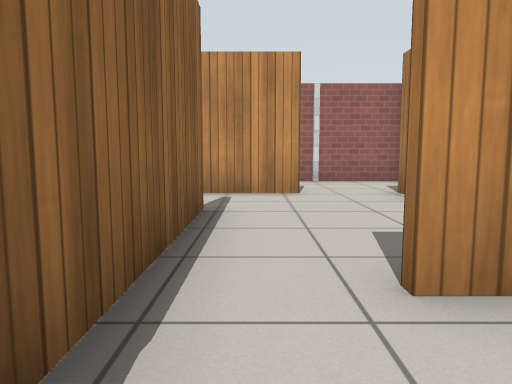
[1] (above)

23 first-person views from a walk through a Gazebo world. The camera is 0.72 m above the floor, tilts 6° down and sees 70° across. The floor is counted in squares, 1 m on a side. Each view is taken from the middle of a square. On the plan, view 1 faces up. The plan holds only what a view shows up to about 11 squares ahead; the rest is blank. Simple patterns stand in for the simulator's built-in surfaces.

[2]
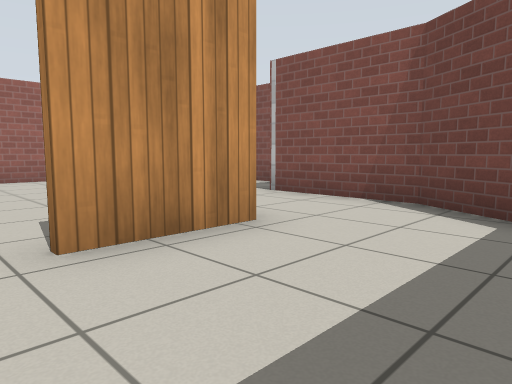

[3]
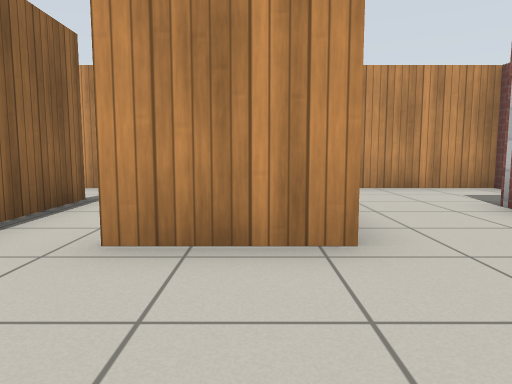

[4]
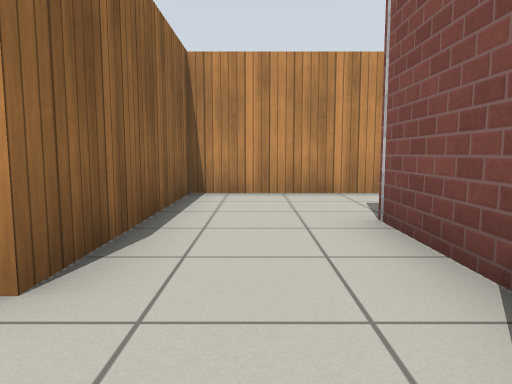

[5]
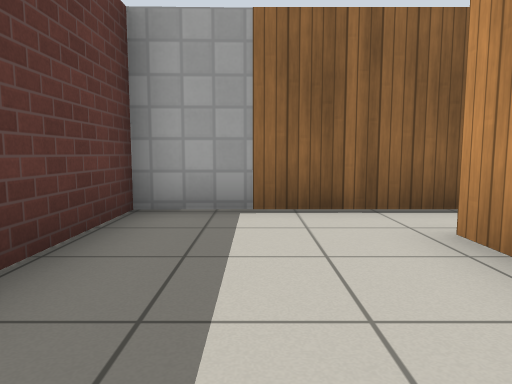

[6]
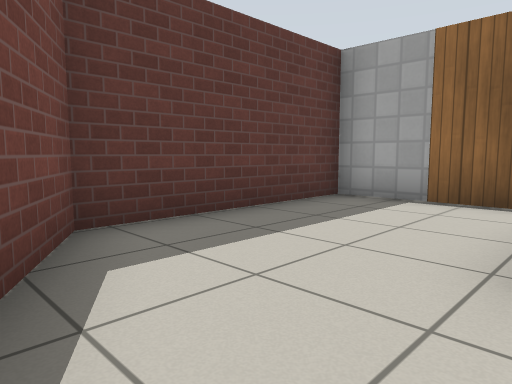

[7]
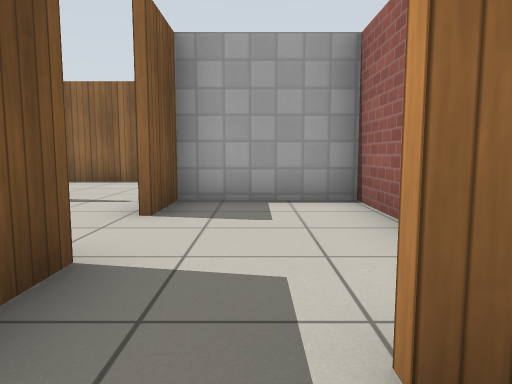

[8]
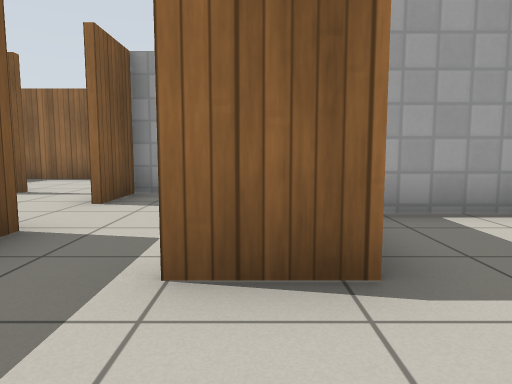

[9]
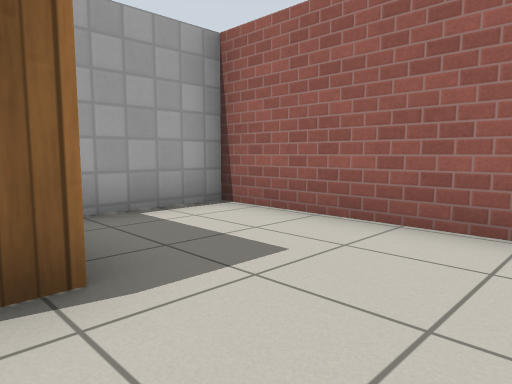

[10]
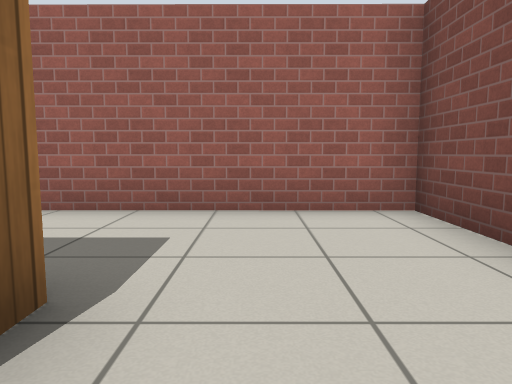

[11]
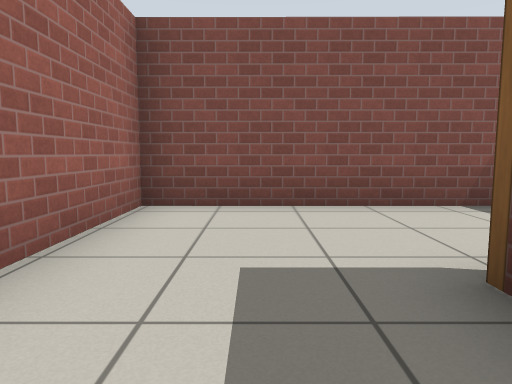

[12]
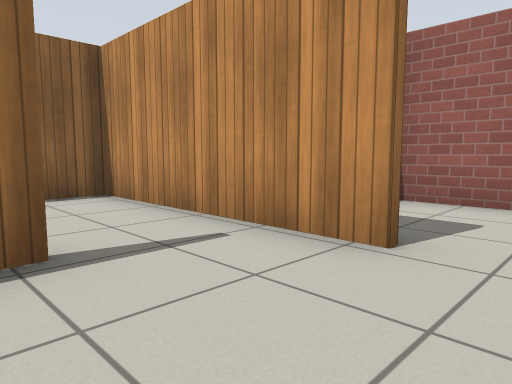

[13]
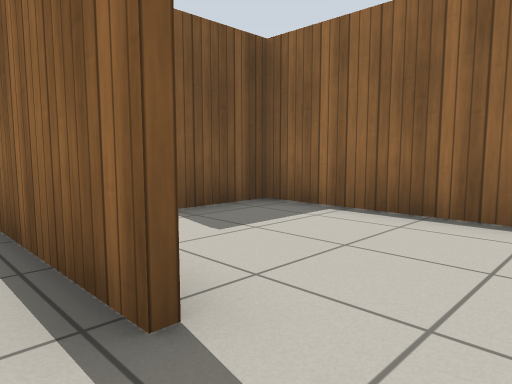

[14]
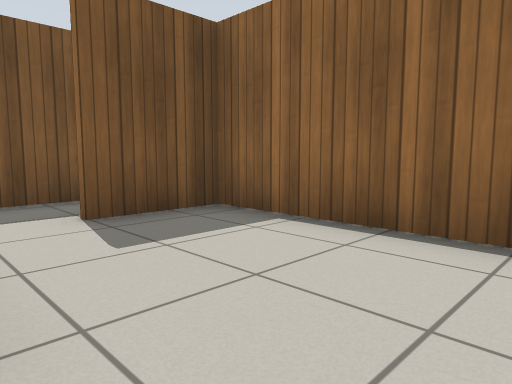

[15]
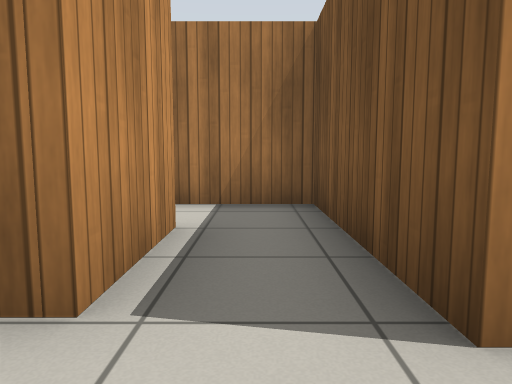

[16]
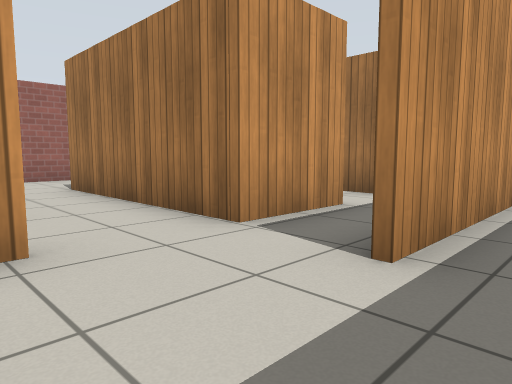

[17]
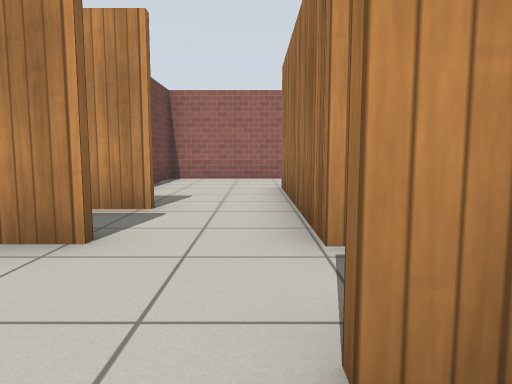

[18]
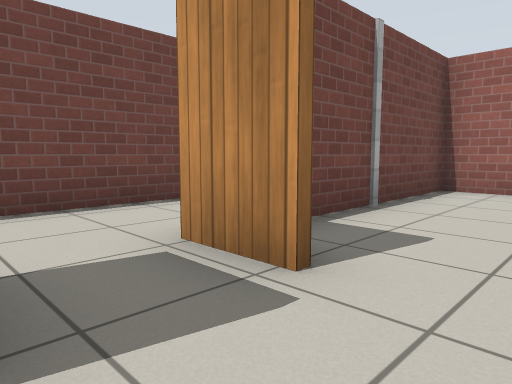

[19]
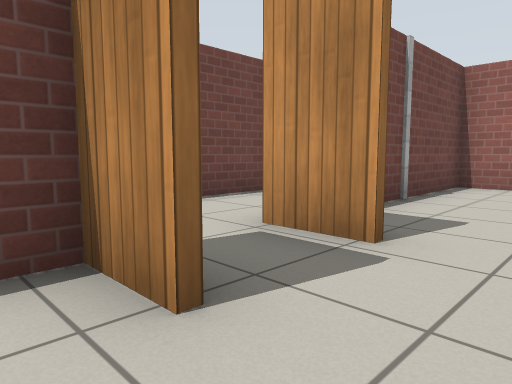

[20]
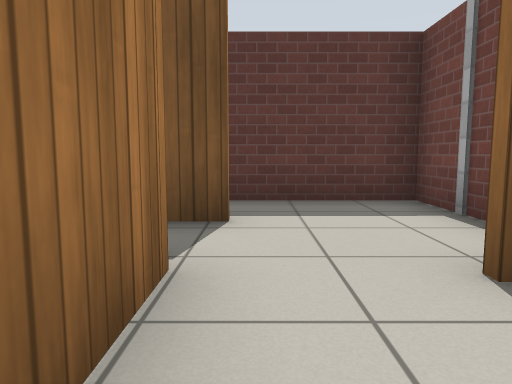

[21]
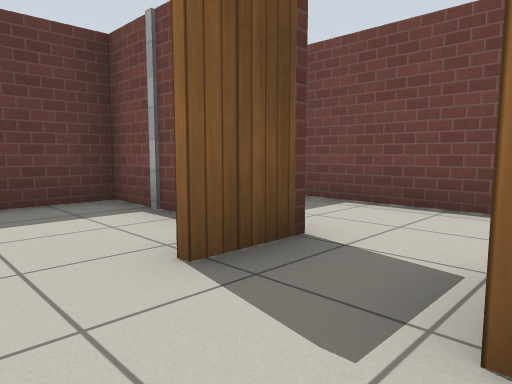

[22]
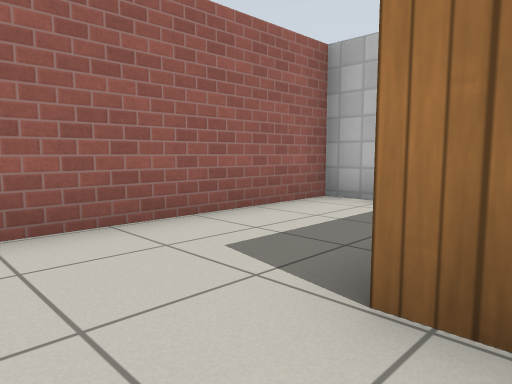

[23]
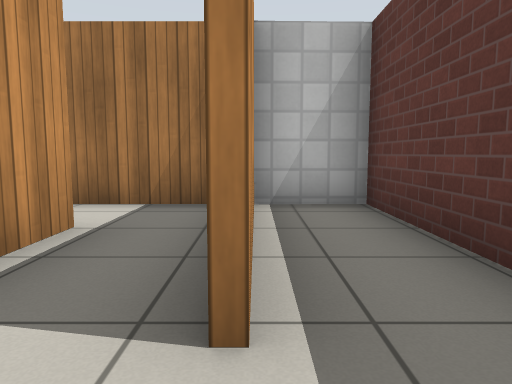

### Floor plan
Points are (right, up) in squares from view 1. A wall is a line through its corners. A room is listed if a view was taken in it or the views show most of it. See-through windows are left out.
Room 1 (views 1, 2, 3, 4, 5, 6)
walls: (7, 5.4) (7, 6.9); (-0.7, 2.5) (-0.7, -1.6); (7, 6.6) (2.8, 6.6) (2.8, 1.8) (0.7, 1.8); (-1.1, -1.6) (3.8, -1.6) (5.3, 1.1) (5.3, 4)
ways out: opening at (0, 2) to room 4
Room 2 (views 7, 10)
walls: (2.6, 6.4) (2.6, 6.8) (3.4, 6.8); (3.7, 9.6) (-0.7, 9.6) (-0.7, 6.8) (0.9, 6.8); (7, 6.9) (7, 8.4)
ways out: opening at (5.5, 9.5) to room 3; opening at (1.5, 7) to room 4
Room 3 (views 8, 9, 11)
walls: (4, 9.7) (4, 8.4); (7, 8.4) (7, 12.6) (1.6, 12.6) (1.6, 10.5)
ways out: opening at (5.5, 9.5) to room 2
Room 4 (views 12, 13, 14)
walls: (0.9, 6.6) (-1.6, 6.6); (-0.7, 4.7) (-0.7, 2.5)
ways out: opening at (0, 2) to room 1; opening at (1.5, 7) to room 2; opening at (-1, 5.5) to room 8
Room 5 (views 15, 18, 19)
walls: (-6.3, 1.8) (-7.5, 1.8) (-7.5, 0.6)
ways out: opening at (-5.5, 0) to room 6; opening at (-5.5, 2) to room 7; opening at (-3.5, 1) to room 8
Room 6 (views 16, 17, 23)
walls: (-7.5, 0.6) (-7.5, -1.6) (-1.1, -1.6); (-0.8, -1.6) (-0.8, -0.1); (-0.8, 0) (-4.8, 0)
ways out: opening at (-5.5, 0) to room 5
Room 7 (views 20, 21, 22)
walls: (-6.2, 3.7) (-7.6, 3.7); (-0.8, 8.6) (-0.8, 9.6) (-7.5, 9.6) (-7.5, 5.2); (-4.5, 1.8) (-4.5, 6.9); (-7.6, 1.9) (-6.2, 1.9)
ways out: opening at (-5.5, 2) to room 5; opening at (-7, 3) to room 9
Room 8 (no view inside)
walls: (-2.4, 1.8) (-4.5, 1.8); (-4.8, 0.2) (-0.8, 0.2); (-0.8, -0.1) (-0.8, 2.9); (-1.6, 6.6) (-4.3, 6.6) (-4.3, 1.9) (-2.4, 1.9)
ways out: opening at (-1, 5.5) to room 4; opening at (-3.5, 1) to room 5
Room 9 (no view inside)
walls: (-10, 6.2) (-10, 0.1)
ways out: opening at (-7, 3) to room 7

Where each view was taken, in squares from view 1:
view 1: 0 up, 0 right, facing up
view 2: 1 down, 0 right, facing up-right
view 3: 1 down, 2 right, facing up
view 4: 0 up, 4 right, facing up
view 5: 0 up, 4 right, facing left
view 6: 2 up, 5 right, facing down-left
view 7: 8 up, 5 right, facing left
view 8: 9 up, 6 right, facing left
view 9: 9 up, 6 right, facing up-left
view 10: 8 up, 5 right, facing up
view 11: 11 up, 2 right, facing right
view 12: 4 up, 2 right, facing up-left
view 13: 6 up, 0 right, facing down-left
view 14: 6 up, 1 left, facing down-left
view 15: 1 up, 6 left, facing right
view 16: 1 down, 7 left, facing up-right
view 17: 1 down, 5 left, facing up
view 18: 2 up, 5 left, facing up-left
view 19: 1 up, 5 left, facing up-left
view 20: 4 up, 5 left, facing down
view 21: 4 up, 5 left, facing down-left
view 22: 6 up, 6 left, facing up-right
view 23: 0 up, 6 left, facing right
